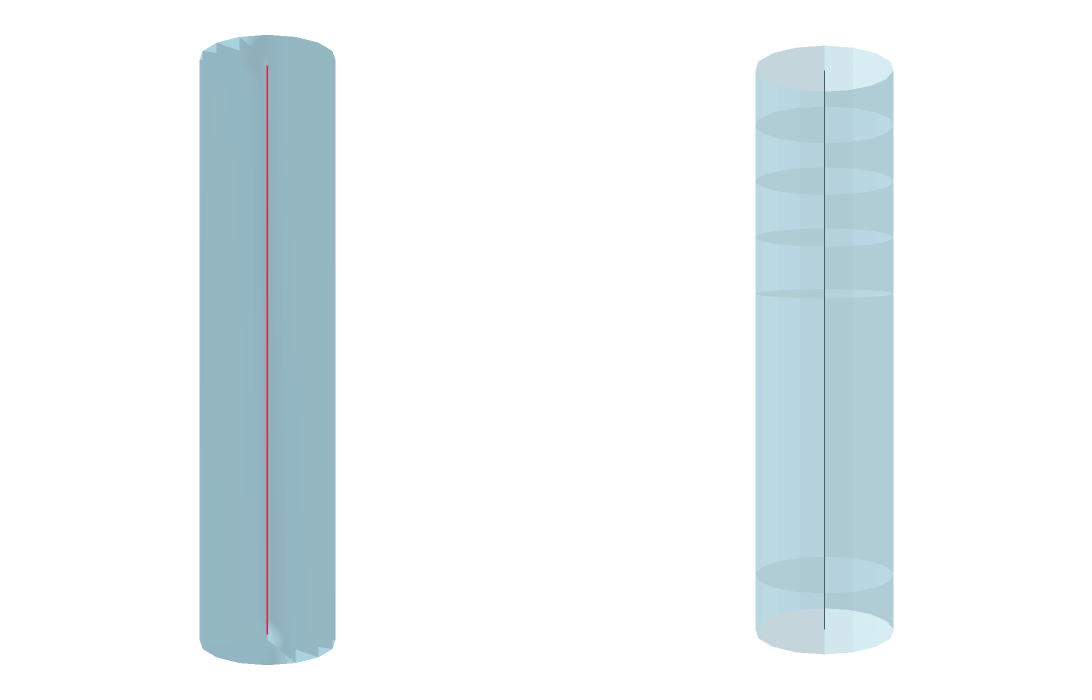

The cell this chart's notebook holds for it:
### Markdown cell above
## Surface-area normalization

Scale every radius by one factor so the cable surface area matches the mesh.

### Code cell
morph_scaled = morph.copy()
morph_scaled.scale_radii_to_match_mesh(
    mm.mesh, metric="surface_area", account_for_overlaps=False
)
fig = visualize_mesh_cable_3d(
    mm, skeleton, morph_scaled, show_axes=False, eye_scale=2, camera=camera
)
fig.show()

validator = Validation(mm, skeleton, morph_scaled)
validator.full_validation()

### Figure 1 — Plotly figure (JSON) as saved in the notebook; plotly's stock layout.template omitted (floating-point values rounded to 4 significant figures; data arrays with more than 128 entries replaced by an {"elided": "..."} marker saying what was removed)
{"data": [{"color": "lightblue", "i": [1, 1, 2, 2, 4, 4, 5, 5, 6, 6, 7, 7, 8, 8, 9, 9, 10, 10, 11, 11, 12, 12, 13, 13, 14, 14, 15, 15, 16, 16, 17, 17, 18, 18, 19, 19, 20, 20, 21, 21, 22, 22, 23, 23, 24, 24, 25, 25, 26, 26, 27, 27, 28, 28, 29, 29, 30, 30, 31, 31, 32, 32, 33, 33], "j": [0, 4, 4, 5, 0, 6, 6, 7, 0, 8, 8, 9, 0, 10, 10, 11, 0, 12, 12, 13, 0, 14, 14, 15, 0, 16, 16, 17, 0, 18, 18, 19, 0, 20, 20, 21, 0, 22, 22, 23, 0, 24, 24, 25, 0, 26, 26, 27, 0, 28, 28, 29, 0, 30, 30, 31, 0, 32, 32, 33, 0, 1, 1, 2], "k": [4, 2, 5, 3, 6, 5, 7, 3, 8, 7, 9, 3, 10, 9, 11, 3, 12, 11, 13, 3, 14, 13, 15, 3, 16, 15, 17, 3, 18, 17, 19, 3, 20, 19, 21, 3, 22, 21, 23, 3, 24, 23, 25, 3, 26, 25, 27, 3, 28, 27, 29, 3, 30, 29, 31, 3, 32, 31, 33, 3, 1, 33, 2, 3], "name": "Mesh", "opacity": 0.8, "scene": "scene", "type": "mesh3d", "x": [0.0, 1.0, 1.0, 0.0, 0.9239, 0.9239, 0.7071, 0.7071, 0.3827, 0.3827, 0.0, 0.0, -0.3827, -0.3827, -0.7071, -0.7071, -0.9239, -0.9239, -1.0, -1.0, -0.9239, -0.9239, -0.7071, -0.7071, -0.3827, -0.3827, -0.0, -0.0, 0.3827, 0.3827, 0.7071, 0.7071, 0.9239, 0.9239], "y": [0.0, 0.0, 0.0, 0.0, 0.3827, 0.3827, 0.7071, 0.7071, 0.9239, 0.9239, 1.0, 1.0, 0.9239, 0.9239, 0.7071, 0.7071, 0.3827, 0.3827, 0.0, 0.0, -0.3827, -0.3827, -0.7071, -0.7071, -0.9239, -0.9239, -1.0, -1.0, -0.9239, -0.9239, -0.7071, -0.7071, -0.3827, -0.3827], "z": [-5.0, -5.0, 5.0, 5.0, -5.0, 5.0, -5.0, 5.0, -5.0, 5.0, -5.0, 5.0, -5.0, 5.0, -5.0, 5.0, -5.0, 5.0, -5.0, 5.0, -5.0, 5.0, -5.0, 5.0, -5.0, 5.0, -5.0, 5.0, -5.0, 5.0, -5.0, 5.0, -5.0, 5.0]}, {"line": {"color": "crimson", "width": 3}, "mode": "lines", "name": "Skeleton 0", "opacity": 0.95, "scene": "scene", "showlegend": false, "type": "scatter3d", "x": [1.503e-14, 2.153e-05, null, 2.153e-05, 2.153e-05, null, 2.153e-05, -4.531e-15, null], "y": [2.897e-15, -9.089e-05, null, -9.089e-05, -9.089e-05, null, -9.089e-05, 8.377e-15, null], "z": [4.908, 4.871, null, 4.871, -4.871, null, -4.871, -4.908, null]}, {"color": "lightblue", "flatshading": true, "i": {"elided": "320 int values"}, "j": {"elided": "320 int values"}, "k": {"elided": "320 int values"}, "name": "frusta", "opacity": 0.5, "scene": "scene2", "type": "mesh3d", "x": {"elided": "320 float values"}, "y": {"elided": "320 float values"}, "z": {"elided": "320 float values"}}, {"line": {"color": "black", "width": 2}, "mode": "lines", "name": "centroid", "scene": "scene2", "type": "scatter3d", "x": [1.503e-14, 2.153e-05, null, -4.531e-15, 2.153e-05, null, 2.153e-05, 2.153e-05, null, 2.153e-05, 2.153e-05, null, 2.153e-05, 2.153e-05, null, 2.153e-05, 2.153e-05, null, 2.153e-05, 2.153e-05, null, 2.153e-05, 2.153e-05, null, 2.153e-05, 2.153e-05, null, 2.153e-05, 2.153e-05, null], "y": [2.897e-15, -9.089e-05, null, 8.377e-15, -9.089e-05, null, -9.089e-05, -9.089e-05, null, -9.089e-05, -9.089e-05, null, -9.089e-05, -9.089e-05, null, -9.089e-05, -9.089e-05, null, -9.089e-05, -9.089e-05, null, -9.089e-05, -9.089e-05, null, -9.089e-05, -9.089e-05, null, -9.089e-05, -9.089e-05, null], "z": [4.908, 3.926, null, -4.908, -3.926, null, 3.926, 2.945, null, 2.945, 1.963, null, 1.963, 0.9816, null, 0.9816, -2.368e-12, null, -2.368e-12, -0.9816, null, -0.9816, -1.963, null, -1.963, -2.945, null, -2.945, -3.926, null]}], "layout": {"height": 700, "margin": {"b": 0, "l": 0, "r": 0, "t": 0}, "paper_bgcolor": "white", "scene": {"aspectmode": "data", "camera": {"eye": {"x": 3.464, "y": 0, "z": 0}, "up": {"x": 0, "y": 0, "z": -1}}, "domain": {"x": [0, 0.49], "y": [0, 1]}, "xaxis": {"range": [-1.048, 1.048], "showbackground": false, "showgrid": false, "visible": false, "zeroline": false}, "yaxis": {"range": [-1.048, 1.048], "showbackground": false, "showgrid": false, "visible": false, "zeroline": false}, "zaxis": {"range": [-6.153, 6.153], "showbackground": false, "showgrid": false, "visible": false, "zeroline": false}}, "scene2": {"aspectmode": "data", "camera": {"eye": {"x": 3.464, "y": 0, "z": 0}, "up": {"x": 0, "y": 0, "z": -1}}, "domain": {"x": [0.51, 1], "y": [0, 1]}, "xaxis": {"range": [-1.048, 1.048], "showbackground": false, "showgrid": false, "visible": false, "zeroline": false}, "yaxis": {"range": [-1.048, 1.048], "showbackground": false, "showgrid": false, "visible": false, "zeroline": false}, "zaxis": {"range": [-6.153, 6.153], "showbackground": false, "showgrid": false, "visible": false, "zeroline": false}}, "showlegend": false, "width": 1400}}
